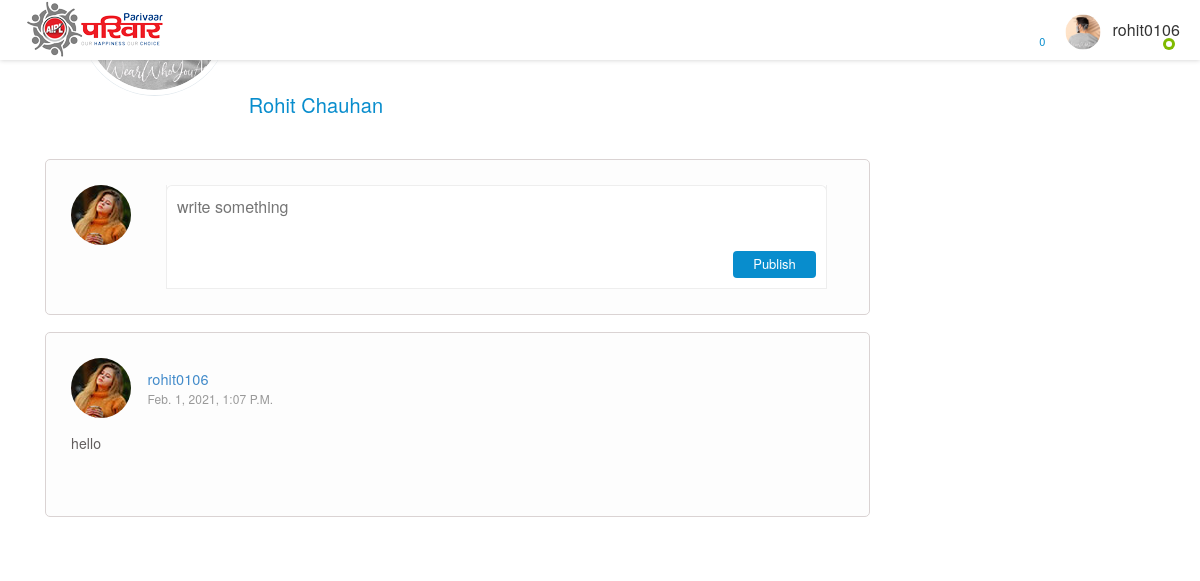
/timeline/2 (signed in), run on the app's committed database.
### app/models.py (models this page shows, shortened)
class UserProfile(models.Model):
    user = models.OneToOneField(User, unique=True, on_delete=models.CASCADE, null=True)
    emp_code = models.CharField(verbose_name="EMP Code", max_length=100, blank=True, null=True, unique=True)
    profile_photo = models.ImageField(verbose_name="Profile Photo", upload_to='Profile', blank=True, null=True)
    dob = models.CharField(verbose_name="D.O.B", max_length=50, blank=True, null=True)
    department = models.CharField(verbose_name="Department", max_length=100, blank=True, null=True)
    phone_number = models.CharField(verbose_name="Phone Number", max_length=20, blank=True, null=True)
    web_address = models.CharField(verbose_name="Web Address", max_length=100, blank=True, null=True)
    location = models.CharField(verbose_name="Location", max_length=100, blank=True, null=True)
    hire_date = models.CharField(verbose_name="Hire Date", max_length=100, blank=True, null=True)
    about = models.TextField(verbose_name="About", max_length=100, blank=True, null=True)
    gender = models.CharField(verbose_name="Gender", max_length=20, blank=True, null=True)
    zone = models.CharField(verbose_name="Zone", max_length=100, blank=True, null=True)
    aniversary = models.CharField(verbose_name="Aniversary", max_length=100, blank=True, null=True)
    designation = models.CharField(verbose_name="Designation", max_length=100, blank=True, null=True)
    reporting_to = models.CharField(verbose_name="Reporting To", max_length=100, blank=True, null=True)
    cover_photo = models.ImageField(verbose_name="Cover", upload_to="cover", blank=True, null=True)

class discussion(models.Model):
    discuss_id = models.AutoField(primary_key=True)
    username = models.CharField(null=True, max_length=100)
    description = models.TextField(max_length=200, verbose_name="Description", blank=True, null=True)
    photo = models.ImageField(verbose_name="Image", upload_to='content', blank=True, null=True)
    date_published = models.DateTimeField(auto_now_add=True)
    profile = models.ForeignKey(UserProfile, on_delete=models.CASCADE, null=True)
    liked = models.ManyToManyField(User, blank=True, related_name='Likes', default=None)
    commented = models.ManyToManyField(User, blank=True, related_name='Comment', default=None)

### app/views.py (the view)
# urls.py: path('timeline/<int:id>',views.timeline, name="timeline"),
def timeline(request, id):
    if request.user.is_authenticated:
        uservalue = request.user
        profile = UserProfile.objects.get(user=uservalue)
        try:
            user_post = discussion.objects.filter(username=uservalue)
        except discussion.DoesNotExist:
            user_post = None
        return render(request, 'timeline.html', {'timeline':profile, 'post':user_post})
    else:
        return redirect("/profile/id")

### app/context_processors.py (called while the page is built)
def extras(request):
    ads = advertisements.objects.all()
    announced = announce.objects.all()
    profiling = None
    try:
        if request.user.is_authenticated:
            profiling = UserProfile.objects.get(user=request.user)
    except UserProfile.DoesNotExist:
        profiling = None
    return {'ads':ads, 'announced':announced, 'profi':profiling}

### app/templates/timeline.html (shortened to what this page needs)
{% extends 'header.html' %}
{% block content %}
<div class="theme-layout">
{% include 'navbar.html' %}
	<section>
		<div class="feature-photo">
			<figure><img src="/static/images/cover/cover.jpg" alt=""></figure>
			<div class="container-fluid">
				<div class="row merged">
					<div class="col-lg-2 col-sm-3">
						<div class="user-avatar">
							<figure>
							</figure>
						</div>
					</div>
					<div class="col-lg-10 col-sm-9">
						<div class="timeline-info">
							<ul>
								<li class="admin-name">
								  <h5>{{timeline.user.first_name}}  {{timeline.user.last_name}}</h5>
								</li>
							</ul>
						</div>
					</div>
				</div>
			</div>
		</div>
	</section>
	<section>
		<div class="gap gray-bg">
			<div class="container">
				<div class="row">
					<div class="col-lg-12">
						<div class="row merged20" id="page-contents">
							<div class="col-lg-9">
								<div class="loadMore">
									<div class="central-meta new-pst item">
										<div class="new-postbox">
											<figure>
												<img src="images/resources/admin2.jpg" alt="">
											</figure>
											<div class="newpst-input">
												<form method="post">
													<textarea rows="2" placeholder="write something"></textarea>
													<div class="attachments">
														<ul>
															<li>
																<i class="fa fa-music"></i>
															</li>
															<li>
																<i class="fa fa-image"></i>
															</li>
															<li>
																<i class="fa fa-video-camera"></i>
															</li>
															<li>
																<i class="fa fa-camera"></i>
															</li>
															<li>
																<button type="submit">Publish</button>
															</li>
														</ul>
													</div>
												</form>
											</div>
										</div>
									</div>
									<div class="central-meta item">
                                    {% for proff in post %}
										<div class="user-post">
											<div class="friend-info">
												<figure>
													<img src="images/resources/friend-avatar10.jpg" alt="">
												</figure>
												<div class="friend-name">
													<ins><a href="time-line.html" title="">{{proff.username}}</a></ins>
													<span>{{proff.date_published}}</span>
												</div>
												<div class="description">
														<p>
															{{proff.description}}
														</p>
													</div>
											</div>
										</div>
                                        {% endfor %}
									</div>
								</div>
							</div>
							{% include 'ads.html'%}
						</div>
					</div>
				</div>
			</div>
		</div>
	</section>
    {% endblock %}

### app/templates/header.html (shortened to what this page needs)
<!DOCTYPE html>
<html>
<head>
    {% load static %}
    <link rel="stylesheet" type="text/css" href="{% static 'css/main.min.css' %}">
    <link rel="stylesheet" type="text/css" href="{% static 'css/style.css' %}">
    <link rel="stylesheet" type="text/css" href="{% static 'css/color.css' %}">
    <link rel="stylesheet" type="text/css" href="{% static 'css/responsive.css' %}">
    <link rel="stylesheet" type="text/css" href="{% static 'css/bootstrap.min.css' %}">
    <link rel="stylesheet" type="text/css" href="https://cdnjs.cloudflare.com/ajax/libs/toastr.js/latest/css/toastr.min.css">
</head>
<body>
{% block content %}
{% endblock %}
</body>
</html>

### app/templates/navbar.html (shortened to what this page needs)
<div class="topbar stick">
		<div class="logo">
			<a title="" href="/"><img src="/static/images/logo2.png" alt=""></a>
		</div>
		<div class="top-area">
			<ul class="setting-area">
				<li>
					<a href="#" title="Notification" data-ripple="">
						<i class="ti-bell"></i><span>{{announced.count}}</span>
					</a>
				</li>
			</ul>
			<div class="user-img">
			{% if profi.profile_photo %}
				<img src="/static/images/{{profi.profile_photo}}" alt="" width="50px" height="50px">
				{% else %}
				<img src="/static/images/Profile/blank_profile.png" alt="" width="50px" height="50px">
				{% endif %}
               		<span class="hidden-xs"> {{user.username}}</span>
				<span class="status f-online"></span>
			</div>
			<div class="a">
                <a href="/" title="Home" data-ripple=""><i class="ti-home"></i></a>
			</div>
		</div>
	</div>

### app/templates/ads.html (shortened to what this page needs)
  <div class="col-lg-3">
        <aside class="sidebar static main-top">
        </aside>
    </div>

### app/static/css/color.css (style rules this page uses)
.product-carousel .owl-nav .owl-prev::before, .product-carousel .owl-nav .owl-next::before, .product-caro .owl-prev:hover:before, .product-caro .owl-next:hover:before, .log-reg-area form .forgot-pwd, .log-reg-area form .already-have, .log-reg-area > p a, .top-area > ul > li > a > span, .timeline-info > ul li a.active, .timeline-info > ul li a:hover, .dropdowns > a.more-mesg, .activity-meta > h6 a, .activity-meta > span a:hover, .friend-name > ins, .description > p a, .we-reply, .sidebar .widget li:hover > a, .sidebar .widget li:hover > i, .friend-meta > a, .user-setting > a:hover, .we-comet li a.showmore, .twiter-feed > li p a, .tutor-links > li i, .tutor-links > li:hover, .pepl-info > span, .page-meta > a, .frnds .nav-tabs .nav-item a.active, .f-title i, #work > div a, .basics > li i, .education > li i, .groups > span i, a.forgot-pwd, .friend-meta > h4 a:hover, .x_title > h2, .post-meta .detail > span, .add-btn > a:hover, .top-area > ul.main-menu > li > ul li a:hover, .dropdowns.active > a i, .user-setting > a i, .form-group input.form-file ~ .control-label, .form-group input.has-value ~ .control-label, .form-group input:focus ~ .control-label, .form-group input:valid ~ .control-label, .form-group select ~ .control-label, .form-group textarea.form-file ~ .control-label, .form-group textarea.has-value ~ .control-label, .form-group textarea:focus ~ .control-label, .form-group textarea:valid ~ .control-label, .flaged > h3, .invition .friend-meta a.invite:hover, .more-optns > ul li:hover, .post-title > h4 a:hover, .post-title .p-date a:hover, .l-post .l-post-meta > h4 a:hover, .read, .read:hover, blockquote, .tags > a:hover, .comment-titles > span, .help-list > ul li a:hover i, .carrer-title > h2 > span, .carrer-title > span a, .open-position > h4 a:hover, .option-set.icon-style > li > a.selected, .category-box > i, .getquot-baner > a, .branches-box > ul li i, .help-topic-result > h2 a:hover, .product-name > h5 a:hover, .full-postmeta .shopnow, .prices.style2 ins span, .single-btn > li > a.active, .total-box > ul > li.final-total, .logout-meta > p a, .forum-list table tbody tr td i, .forum-list table tbody tr td a, .widget ul.recent-topics > li > i, .date-n-reply > a, .topic-data > span, .help-list > ul li a:hover, .employer-info h2, .job-detail > ul li i, .company-intro > a { color: #088dcd; }
#nprogress .bar, .timeline-info > ul li a::before, .add-btn > a, .activitiez > li::before, form button, .colla-apps > li a:hover, a.underline:before, .setting-row input:checked + label, .user-avatar:hover .edit-phto, .error-meta > a, .color-bg, .add-butn, .nav.nav-tabs.likes-btn > li a.active, a.dislike-btn, .drop > a:hover, .btn-view.btn-load-more:hover, .accordion .card h5 button[aria-expanded="true"], .chat-head, .f-page > figure em, .inbox-panel-head > ul > li > a, .nav-tabs--left .nav-link.active, .nav-tabs--left .nav-link.active:hover, footer .widget-title h4::before, #topcontrol, .sidebar .widget-title::before, .f-title::before, .g-post-classic > figure > i::after, .purify > a, .help-list > a:hover, .open-position::before, .info > a, .category-box:hover, .category-box.selected, a.main-btn, .section-heading::before, .getquot-baner, .more-branches > h4::before, .is-helpful > a, .cart-optionz > li > a:hover, .paginationz > li a:hover, .paginationz > li a.active, .shopping-cart, a.btn2:hover, .form-submit > input[type="submit"], button.submit-checkout, .delete-cart:hover, .proceed .button, .amount-area .update-cart, a.addnewforum, .apply-bttons > a { background: #088dcd; }

### app/static/css/responsive.css (style rules this page uses)
@media screen and (max-width: 1281px) and (min-width: 1024px) { .timeline-info { line-height: 51px; } }
@media screen and (max-width: 1281px) and (min-width: 1024px) { .timeline-info .admin-name > h5 { font-size: 20px; } }
@media screen and (max-width: 1281px) and (min-width: 1024px) { .user-avatar { width: 80.2% } }
@media screen and (max-width: 1281px) and (min-width: 1024px) { .top-area > ul { margin-right: 0; } }

### data on the page
UserProfile: profile_photo (picture), user.first_name "Rohit", user.last_name "Chauhan"
discussion: username "rohit0106", date_published "Feb. 1, 2021, 1:07 P.m.", description "hello"

### other printed values
{{ announced.count }} "0"
{{ user.username }} "rohit0106"
